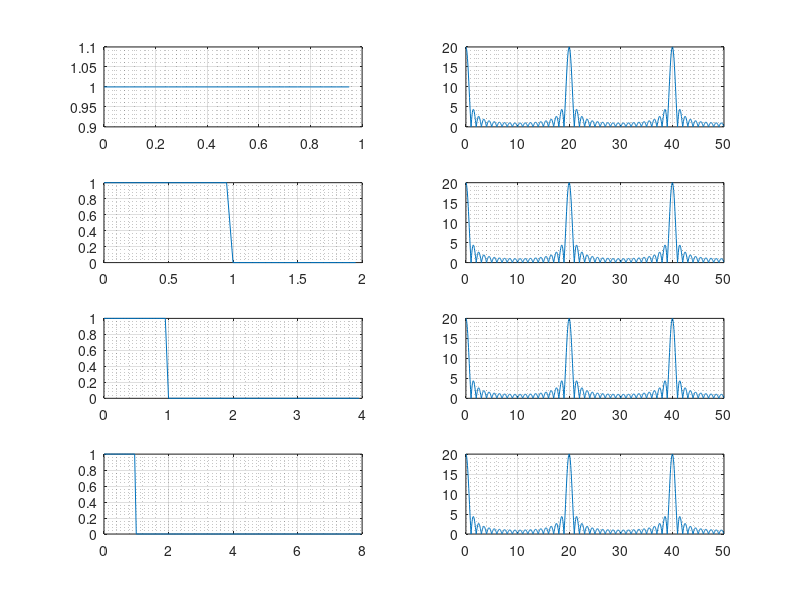
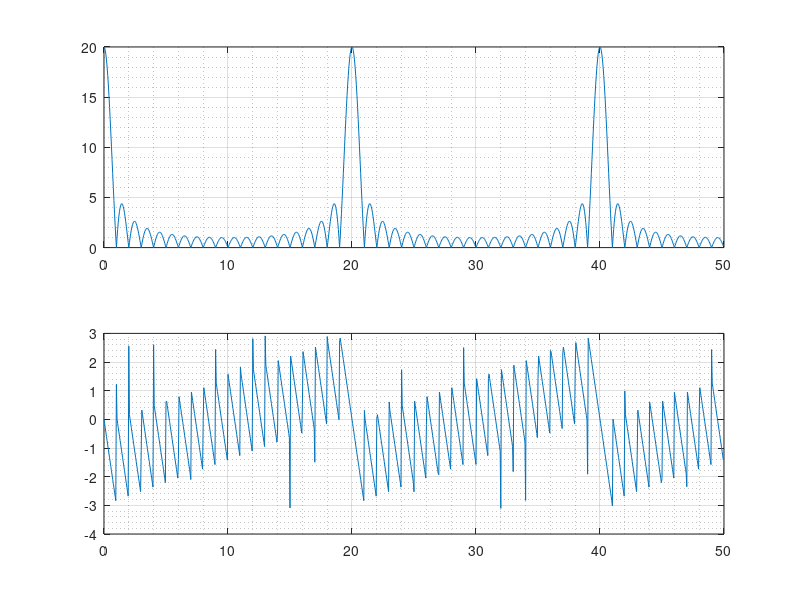

Reproduce these figures in MATLAB, in order.
% ПРЕОБРАЗОВАНИЕ ФУРЬЕ ВИДЕОИМПУЛЬСА

clear all
close all

% Задать длительность видеоимпульса Tau в сек, и период дискретизации dt в сек
Tau=1;
dt=0.05;
% Задать шаг по частоте dF и верхнюю частоту Fmax для вычисления ПФ
dF=0.05;
Fmax=50;

% Определение и построение графика исходного сигнала

N0=floor(Tau/dt);    % Количество отсчетов в импульсе
t1=(0:(N0-1)).*dt;   % Первый вектор времени
t2=(0:(2*N0-1)).*dt; % Второй вектор времени
t4=(0:(4*N0-1)).*dt; % Третий вектор времени
t8=(0:(8*N0-1)).*dt; % Четвертый вектор времени
s1(1:N0)=1;      % Первый вектор видеосигнала
s2=s1;
s2(N0+1:2*N0)=0;     % Второй вектор видеосигнала
s4=s1;
s4(N0+1:4*N0)=0;     % Третий вектор видеосигнала
s8=s1;
s8(N0+1:8*N0)=0;     % Четвертый вектор видеосигнала

% figure
% subplot(4,1,1)
% plot(t1,s1)
% grid on 
% grid minor
% subplot(4,1,2)
% plot(t2,s2)
% grid on 
% grid minor
% subplot(4,1,3)
% plot(t4,s4)
% grid on 
% grid minor
% subplot(4,1,4)
% plot(t8,s8)
% grid on 
% grid minor

% Вычисление и построение графиков ПФ для 4-х исходных массивов
NF=floor(Fmax/dF);  % Количество отсчетов по частоте
f=(0:NF-1).*dF;     % Вектор значений частоты

for i=1:NF
D1(i)=0;
for j=1:N0
D1(i)=D1(i)+s1(j)*exp(-1j*2*pi*(i-1)*dF*t1(j));
end
end

for i=1:NF
D2(i)=0;
for j=1:2*N0
D2(i)=D2(i)+s2(j)*exp(-1j*2*pi*(i-1)*dF*t2(j));
end
end

for i=1:NF
D4(i)=0;
for j=1:4*N0
D4(i)=D4(i)+s4(j)*exp(-1j*2*pi*(i-1)*dF*t4(j));
end
end

for i=1:NF
D8(i)=0;
for j=1:8*N0
D8(i)=D8(i)+s8(j)*exp(-1j*2*pi*(i-1)*dF*t8(j));
end
end

figure
subplot(4,2,1)
plot(t1,s1)
grid on 
grid minor
subplot(4,2,3)
plot(t2,s2)
grid on 
grid minor
subplot(4,2,5)
plot(t4,s4)
grid on 
grid minor
subplot(4,2,7)
plot(t8,s8)
grid on 
grid minor

subplot(4,2,2)
plot(f,abs(D1))
grid on 
grid minor
subplot(4,2,4)
plot(f,abs(D2))
grid on 
grid minor
subplot(4,2,6)
plot(f,abs(D4))
grid on 
grid minor
subplot(4,2,8)
plot(f,abs(D8))
grid on 
grid minor

figure
subplot(2,1,1)
plot(f,abs(D1))
grid on 
grid minor
subplot(2,1,2)
plot(f,angle(D1))
grid on 
grid minor